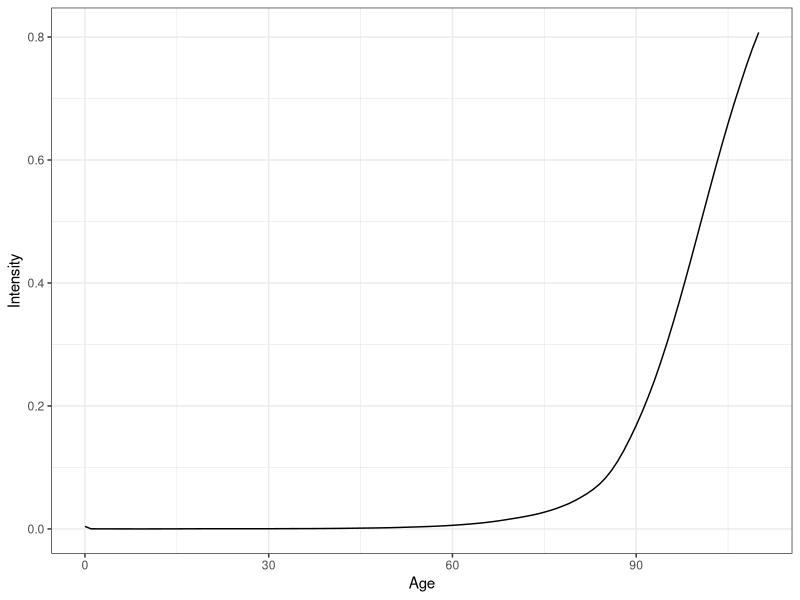
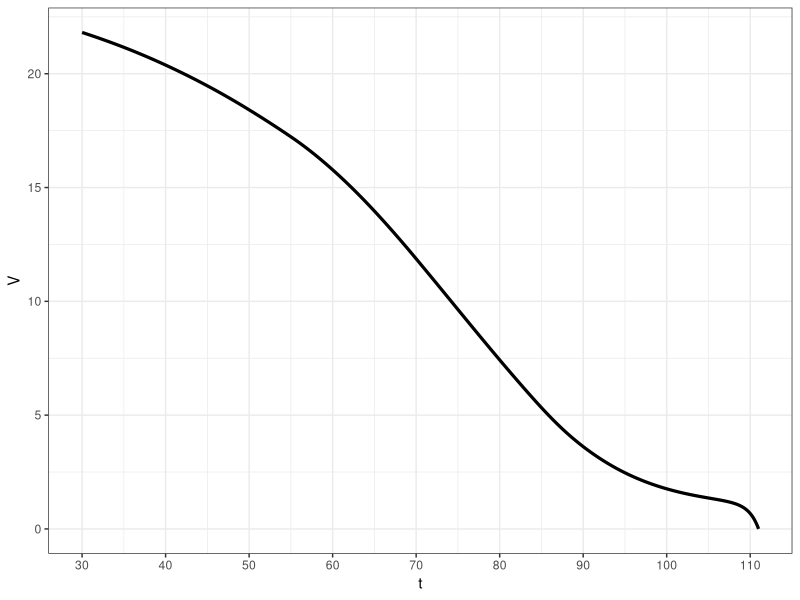

Write R code to recreate these figures, in order.


# Packagess

library(tidyverse)

# settings

theme_set(theme_bw())

# data

mortality <- read.csv("mortality.csv", sep = ";", dec = ",")

mortality %>%
  ggplot(aes(x = Age, y = Intensity)) +
  geom_line()

mu_t <- approxfun(x = mortality$Age, y = mortality$Intensity, method = "linear", rule = 2)

# Parameters

# Parameter definitions from the provided table
r <- 0.02
alpha <- 0.04
sigma <- 0.13
m <- 70
theta <- 0.12
K <- 4

# L(t) defined as a function of time t
L <- function(t) {
  600000 * exp(0.018 * (t - 30))
}

pi_t <- function(t) {
  ifelse(t < 55, 
         1,
         ifelse(t >= 55 & t <= m, 
                -(1 / (2 * (m - 55))) * t + (2 * m - 55) / (2 * (m - 55)), 
                0.5))
}

r_sim <- function(t) {
  pi_t(t)*alpha + (1-pi_t(t))*r
}

# Exercise (i)

# Define the ODE function based on the calculation basis
# dV/dt = f(t, V)
thiele_ode <- function(t, V, r_t, mu_t) {
  # r_tilde and mu_tilde are functions of t from Table 2
  return((r_t(t) + mu_t(t)) * V - 1)
}

solve_v0_rk4 <- function(t_start, t_end, n, r_tilde_f, mu_tilde_f) {
  # We solve BACKWARD from t_end (111) to t_start (30)
  h <- (t_start - t_end) / n  # h will be negative
  t_vec <- seq(t_end, t_start, by = h)
  v_vec <- numeric(length(t_vec))
  
  v_vec[1] <- 0 # Boundary condition V(111) = 0
  
  for (i in 1:(length(t_vec) - 1)) {
    t <- t_vec[i]
    v <- v_vec[i]
    
    k1 <- h * thiele_ode(t, v, r_tilde_f, mu_tilde_f)
    k2 <- h * thiele_ode(t + h/2, v + k1/2, r_tilde_f, mu_tilde_f)
    k3 <- h * thiele_ode(t + h/2, v + k2/2, r_tilde_f, mu_tilde_f)
    k4 <- h * thiele_ode(t + h, v + k3, r_tilde_f, mu_tilde_f)
    
    v_vec[i+1] <- v + (k1 + 2*k2 + 2*k3 + k4) / 6
  }
  
  # Return as a function for easy lookup in the Euler scheme (part ii)
  return(approxfun(t_vec, v_vec))
}

V_func <- solve_v0_rk4(30, 111, 1000, r_sim, mu_t)

reserve_df <- data.frame(
  t = seq(30, 111, by = 0.01)
)
reserve_df$V <- V_func(reserve_df$t)

reserve_df

reserve_df %>%
ggplot(aes(x = t, y = V)) +
geom_line(size = 1.1) +
scale_x_continuous(breaks = seq(30, 110, 10)) +
scale_y_continuous(breaks = seq(0, 30, 5)) 

# Exercise (i)

sim <- data.frame(x = seq(30, 111, 1/10000))
